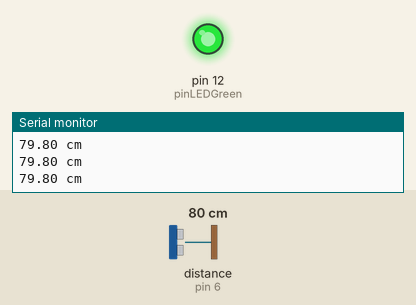
Recording of a sketch running on a simulated Arduino Uno, built with avr-gcc and run on an emulated ATmega328P. Parts: output pins drawn as LEDs (lit = HIGH), the last lines printed to the serial monitor. Wiring (inferred from the names in the program): ultrasonic range finder: trigger pin 7; echo pin 6. The test bench sets the inputs (shaded band); at power-on: distance to the obstacle (sensor on pin 6) 80 cm. The echo pulse lasts 58.3 µs per cm; pins used as bus, display or sensor lines are not drawn.

Above: at 1.2 s.
1.3 s: distance to the obstacle (sensor on pin 6) set to 2 cm
At 2.5 s:
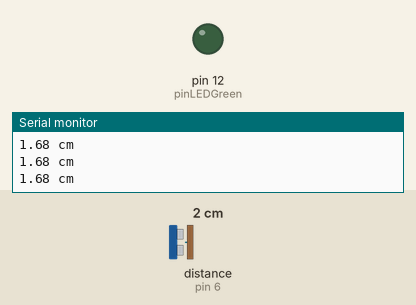
2.8 s: distance to the obstacle (sensor on pin 6) set to 16 cm
5.8 s: distance to the obstacle (sensor on pin 6) set to 21 cm
At 6.3 s:
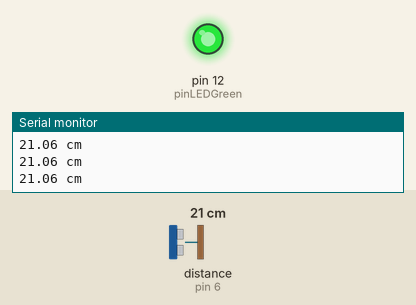
7.3 s: distance to the obstacle (sensor on pin 6) set to 4 cm
At 8.5 s:
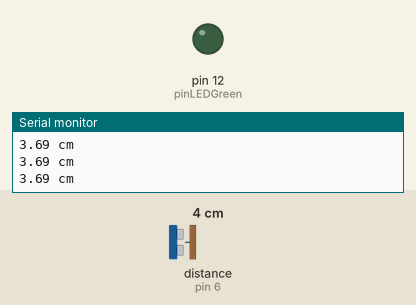
Timing chart, 0 to 9.8 s (numbered marks = the images above; inputs shaded):
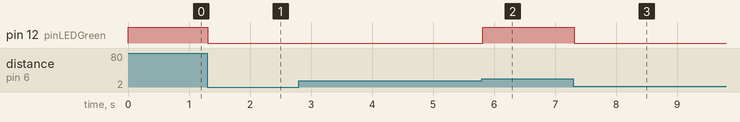

Measured:
- the behaviour switches between 19 and 20 cm on distance to the obstacle (sensor on pin 6) (found by bisection; images 1 and 2)
- after the input at 1.3 s, pin 12 (pinLEDGreen): HIGH → LOW at once
- after the input at 5.8 s, pin 12 (pinLEDGreen): LOW → HIGH at once
- after the input at 7.3 s, pin 12 (pinLEDGreen): HIGH → LOW at once

The sketch:

Ultrasonido_LEDs.ino
```cpp
#define MEDIA_VELOCIDAD_SONIDO 0.017175 // Mitad de la velocidad del sonido a 20 °C expresada en cm/µs
#define ESPERA_ENTRE_LECTURAS 1000 // tiempo entre lecturas consecutivas en milisegundos
#define TIMEOUT_PULSO 25000 // la espera máxima de es 30 ms o 30000 µs

const int pinEcho = 6;
const int pinTrigger = 7;
const int pinLEDGreen = 12;

float distancia;
unsigned long tiempo;
unsigned long cronometro;
unsigned long reloj=0;

void setup()
{
  Serial.begin(9600);
  pinMode(pinEcho,INPUT);
  pinMode(pinTrigger,OUTPUT);
  pinMode(pinLEDGreen, OUTPUT);
  digitalWrite(pinTrigger,LOW); // Para «limpiar» el pulso del pin trigger del módulo
  delayMicroseconds(2);
}

void loop()
{
  //cronometro=millis()-reloj;
  //if(cronometro>ESPERA_ENTRE_LECTURAS)
  //{
    digitalWrite(pinTrigger,HIGH); // Un pulso a nivel alto…
    delayMicroseconds(10); // …durante 10 µs y
    digitalWrite(pinTrigger,LOW); // …volver al nivel bajo
    tiempo=pulseIn(pinEcho,HIGH,TIMEOUT_PULSO); // Medir el tiempo que tarda en llegar un pulso
    distancia=MEDIA_VELOCIDAD_SONIDO*tiempo;
    Serial.print(distancia);
    Serial.println(" cm");
    if (distancia > 20.0){
      digitalWrite(pinLEDGreen, HIGH);
    }else{
      digitalWrite(pinLEDGreen, LOW);
    }
  //  reloj=millis();
  //}
}
```
